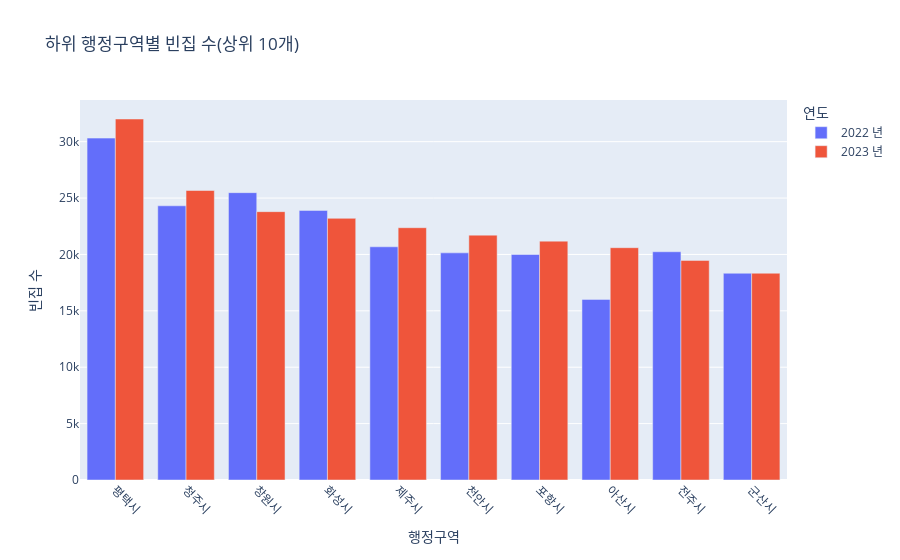

Notebook code for this chart:
### Code cell
fig = plot_empty_upper(filter_df, title='하위 행정구역별 빈집 수(상위 10개)', save=False)
fig.show()

### Figure 1 — Plotly figure (JSON) as saved in the notebook; plotly's stock layout.template omitted (floating-point values rounded to 4 significant figures)
{"data": [{"alignmentgroup": "True", "hovertemplate": "연도=2022 년<br>행정구역=%{x}<br>빈집 수=%{y}<extra></extra>", "legendgroup": "2022 년", "marker": {"color": "#636efa", "pattern": {"shape": ""}}, "name": "2022 년", "offsetgroup": "2022 년", "orientation": "v", "showlegend": true, "textposition": "auto", "type": "bar", "x": ["평택시", "청주시", "창원시", "화성시", "제주시", "천안시", "포항시", "아산시", "전주시", "군산시"], "xaxis": "x", "y": [30310.0, 24310.0, 25480.0, 23900.0, 20680.0, 20140.0, 20000.0, 16010.0, 20240.0, 18330.0], "yaxis": "y"}, {"alignmentgroup": "True", "hovertemplate": "연도=2023 년<br>행정구역=%{x}<br>빈집 수=%{y}<extra></extra>", "legendgroup": "2023 년", "marker": {"color": "#EF553B", "pattern": {"shape": ""}}, "name": "2023 년", "offsetgroup": "2023 년", "orientation": "v", "showlegend": true, "textposition": "auto", "type": "bar", "x": ["평택시", "청주시", "창원시", "화성시", "제주시", "천안시", "포항시", "아산시", "전주시", "군산시"], "xaxis": "x", "y": [32010.0, 25670.0, 23790.0, 23200.0, 22370.0, 21710.0, 21180.0, 20600.0, 19470.0, 18340.0], "yaxis": "y"}], "layout": {"barmode": "group", "legend": {"title": {"text": "연도"}, "tracegroupgap": 0}, "title": {"text": "하위 행정구역별 빈집 수(상위 10개)"}, "xaxis": {"anchor": "y", "domain": [0, 1], "tickangle": 45, "title": {"text": "행정구역"}}, "yaxis": {"anchor": "x", "domain": [0, 1], "title": {"text": "빈집 수"}}}}
